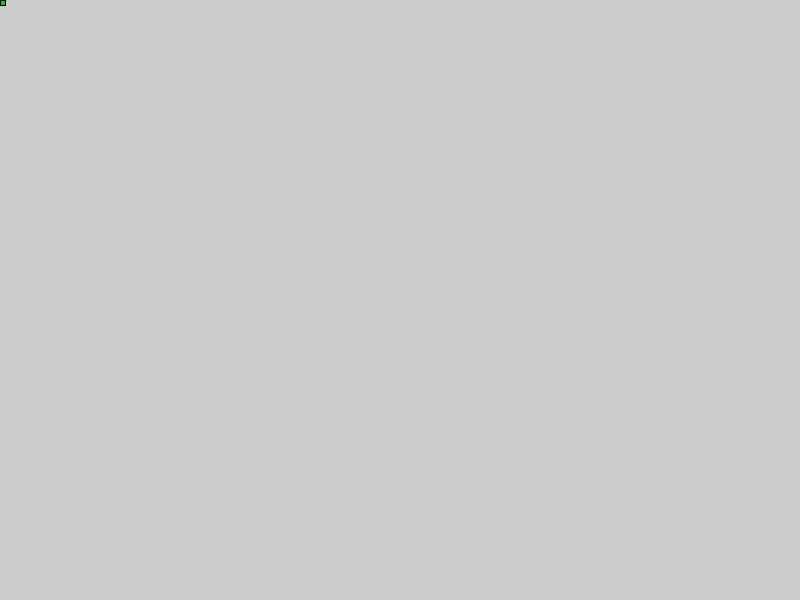
Frame 1 (no input)
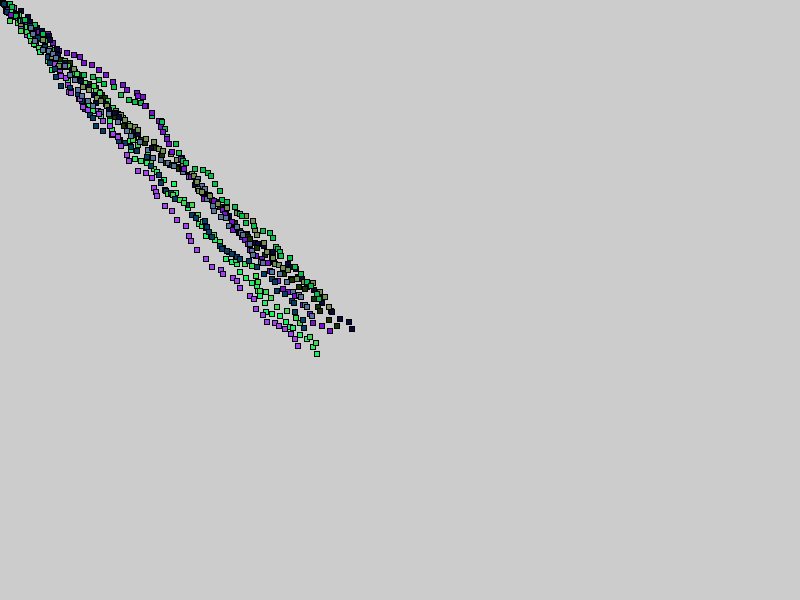
Frame 60 (the mouse pressed at the canvas centre just before this capture)
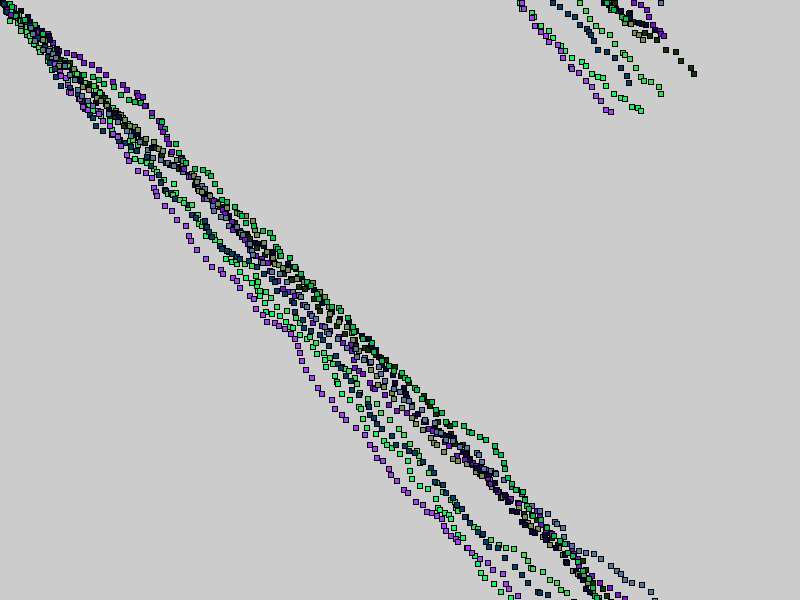
Frame 120 (the mouse held since frame 60 and released just before this capture)

The Processing sketch that drew these frames (run headless with seeded random() and noise(); from frame 60 on, the mouse is pressed at the canvas centre):

// Processing sketch: animation_sprinkles
// ── animation_sprinkles.pde
MyPoint []p=new MyPoint[10];

void setup()
{
  size(800,600);
  for(int i=0; i<p.length; i++)
  {
    p[i]=new MyPoint(0.,0. , random(0,255), random(0,255), random(0,255));
  }
}

void draw()
{
  for(int i=0; i<p.length; i++)
  {
    p[i].plot();
    p[i].move(random(1,10),random(1,10));
  }
}





class MyPoint {
  float x, y, cX, cY, cZ; // members of class

  // Constructor
  public MyPoint(float xin, float yin, float cX, float cY, float cZ){
    x = xin;
    y = yin;
    this.cX=cX;
    this.cY=cY;
    this.cZ=cZ;
  }
  
  //Method1
   public void plot(){
     fill(cX, cY, cZ);
     rect(x,y,5,5);
  }
  
  // Method2
  void move(float xoff, float yoff){
    x = x + xoff;
    y = y + yoff; 
    
    if(x>width)
    x=0;
    
    if(y>height)
    y=0;
  }
}
